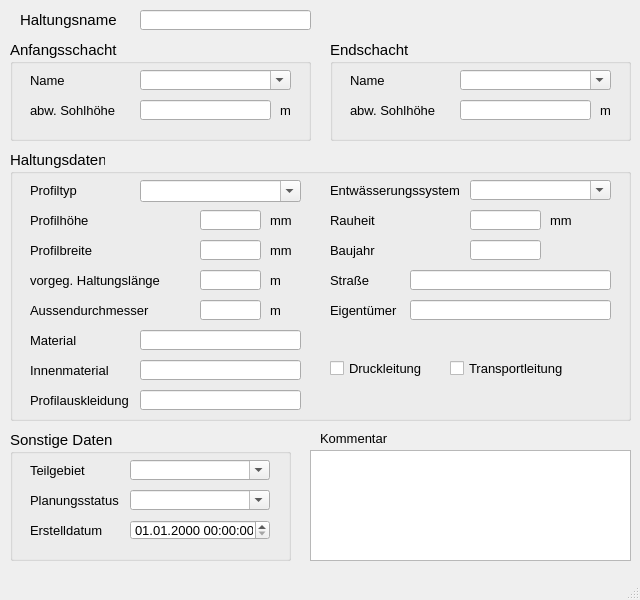
<?xml version="1.0" encoding="UTF-8"?>
<ui version="4.0">
 <class>MainWindow</class>
 <widget class="QMainWindow" name="MainWindow">
  <property name="geometry">
   <rect>
    <x>0</x>
    <y>0</y>
    <width>640</width>
    <height>600</height>
   </rect>
  </property>
  <property name="sizePolicy">
   <sizepolicy hsizetype="Preferred" vsizetype="Preferred">
    <horstretch>0</horstretch>
    <verstretch>0</verstretch>
   </sizepolicy>
  </property>
  <property name="minimumSize">
   <size>
    <width>640</width>
    <height>600</height>
   </size>
  </property>
  <property name="baseSize">
   <size>
    <width>0</width>
    <height>0</height>
   </size>
  </property>
  <property name="font">
   <font>
    <family>Tahoma</family>
    <pointsize>10</pointsize>
   </font>
  </property>
  <property name="windowTitle">
   <string>Haltung</string>
  </property>
  <widget class="QWidget" name="centralwidget">
   <widget class="QLabel" name="label">
    <property name="geometry">
     <rect>
      <x>20</x>
      <y>10</y>
      <width>101</width>
      <height>20</height>
     </rect>
    </property>
    <property name="font">
     <font>
      <family>Tahoma</family>
      <pointsize>11</pointsize>
     </font>
    </property>
    <property name="text">
     <string>Haltungsname</string>
    </property>
   </widget>
   <widget class="QGroupBox" name="groupBox">
    <property name="geometry">
     <rect>
      <x>10</x>
      <y>40</y>
      <width>301</width>
      <height>101</height>
     </rect>
    </property>
    <property name="font">
     <font>
      <family>Tahoma</family>
      <pointsize>11</pointsize>
     </font>
    </property>
    <property name="title">
     <string>Anfangsschacht</string>
    </property>
    <widget class="QLabel" name="label_3">
     <property name="geometry">
      <rect>
       <x>20</x>
       <y>30</y>
       <width>91</width>
       <height>21</height>
      </rect>
     </property>
     <property name="font">
      <font>
       <family>Tahoma</family>
       <pointsize>10</pointsize>
      </font>
     </property>
     <property name="text">
      <string>Name</string>
     </property>
    </widget>
    <widget class="QLabel" name="label_5">
     <property name="geometry">
      <rect>
       <x>20</x>
       <y>60</y>
       <width>91</width>
       <height>21</height>
      </rect>
     </property>
     <property name="font">
      <font>
       <family>Tahoma</family>
       <pointsize>10</pointsize>
      </font>
     </property>
     <property name="text">
      <string>abw. Sohlhöhe</string>
     </property>
    </widget>
    <widget class="QLabel" name="label_14">
     <property name="geometry">
      <rect>
       <x>270</x>
       <y>60</y>
       <width>21</width>
       <height>21</height>
      </rect>
     </property>
     <property name="font">
      <font>
       <family>Tahoma</family>
       <pointsize>10</pointsize>
      </font>
     </property>
     <property name="text">
      <string>m</string>
     </property>
    </widget>
    <widget class="QComboBox" name="schoben">
     <property name="geometry">
      <rect>
       <x>130</x>
       <y>30</y>
       <width>151</width>
       <height>20</height>
      </rect>
     </property>
     <property name="font">
      <font>
       <family>Tahoma</family>
       <pointsize>10</pointsize>
      </font>
     </property>
     <property name="toolTip">
      <string>&lt;html&gt;&lt;head/&gt;&lt;body&gt;&lt;p&gt;Name des oberen Schachtes&lt;/p&gt;&lt;/body&gt;&lt;/html&gt;</string>
     </property>
     <property name="statusTip">
      <string>Name des oberen Schachtes</string>
     </property>
     <property name="editable">
      <bool>true</bool>
     </property>
    </widget>
    <widget class="QLineEdit" name="sohleoben">
     <property name="geometry">
      <rect>
       <x>130</x>
       <y>60</y>
       <width>131</width>
       <height>20</height>
      </rect>
     </property>
     <property name="font">
      <font>
       <family>Tahoma</family>
       <pointsize>10</pointsize>
      </font>
     </property>
     <property name="toolTip">
      <string>von Schachtsohle abweichende Sohlhöhe</string>
     </property>
     <property name="statusTip">
      <string>von Schachtsohle abweichende Sohlhöhe</string>
     </property>
     <property name="inputMask">
      <string/>
     </property>
     <property name="text">
      <string/>
     </property>
     <property name="maxLength">
      <number>32767</number>
     </property>
    </widget>
   </widget>
   <widget class="QGroupBox" name="groupBox_3">
    <property name="geometry">
     <rect>
      <x>330</x>
      <y>40</y>
      <width>301</width>
      <height>101</height>
     </rect>
    </property>
    <property name="font">
     <font>
      <family>Tahoma</family>
      <pointsize>11</pointsize>
     </font>
    </property>
    <property name="title">
     <string>Endschacht</string>
    </property>
    <widget class="QLineEdit" name="sohleunten">
     <property name="geometry">
      <rect>
       <x>130</x>
       <y>60</y>
       <width>131</width>
       <height>20</height>
      </rect>
     </property>
     <property name="font">
      <font>
       <family>Tahoma</family>
       <pointsize>10</pointsize>
      </font>
     </property>
     <property name="toolTip">
      <string>von Schachtsohle abweichende Sohlhöhe</string>
     </property>
     <property name="statusTip">
      <string>von Schachtsohle abweichende Sohlhöhe</string>
     </property>
    </widget>
    <widget class="QLabel" name="label_9">
     <property name="geometry">
      <rect>
       <x>20</x>
       <y>30</y>
       <width>71</width>
       <height>21</height>
      </rect>
     </property>
     <property name="font">
      <font>
       <family>Tahoma</family>
       <pointsize>10</pointsize>
      </font>
     </property>
     <property name="text">
      <string>Name</string>
     </property>
    </widget>
    <widget class="QLabel" name="label_8">
     <property name="geometry">
      <rect>
       <x>20</x>
       <y>60</y>
       <width>101</width>
       <height>21</height>
      </rect>
     </property>
     <property name="font">
      <font>
       <family>Tahoma</family>
       <pointsize>10</pointsize>
      </font>
     </property>
     <property name="text">
      <string>abw. Sohlhöhe</string>
     </property>
    </widget>
    <widget class="QLabel" name="label_15">
     <property name="geometry">
      <rect>
       <x>270</x>
       <y>60</y>
       <width>21</width>
       <height>21</height>
      </rect>
     </property>
     <property name="font">
      <font>
       <family>Tahoma</family>
       <pointsize>10</pointsize>
      </font>
     </property>
     <property name="text">
      <string>m</string>
     </property>
    </widget>
    <widget class="QComboBox" name="schunten">
     <property name="geometry">
      <rect>
       <x>130</x>
       <y>30</y>
       <width>151</width>
       <height>20</height>
      </rect>
     </property>
     <property name="font">
      <font>
       <family>Tahoma</family>
       <pointsize>10</pointsize>
      </font>
     </property>
     <property name="toolTip">
      <string>&lt;html&gt;&lt;head/&gt;&lt;body&gt;&lt;p&gt;Name des unteren Schachtes&lt;/p&gt;&lt;/body&gt;&lt;/html&gt;</string>
     </property>
     <property name="statusTip">
      <string>Name des unteren Schachtes</string>
     </property>
     <property name="editable">
      <bool>true</bool>
     </property>
    </widget>
   </widget>
   <widget class="QTextEdit" name="kommentar">
    <property name="geometry">
     <rect>
      <x>310</x>
      <y>450</y>
      <width>321</width>
      <height>111</height>
     </rect>
    </property>
    <property name="font">
     <font>
      <family>Tahoma</family>
      <pointsize>10</pointsize>
     </font>
    </property>
    <property name="toolTip">
     <string>&lt;html&gt;&lt;head/&gt;&lt;body&gt;&lt;p&gt;&lt;span style=&quot; font-family:'Calibri','sans-serif';&quot;&gt;Platz für eigene Kommentare.&lt;/span&gt;&lt;/p&gt;&lt;/body&gt;&lt;/html&gt;</string>
    </property>
    <property name="statusTip">
     <string>Platz für eigene Kommentare.</string>
    </property>
   </widget>
   <widget class="QLabel" name="label_22">
    <property name="geometry">
     <rect>
      <x>320</x>
      <y>430</y>
      <width>81</width>
      <height>16</height>
     </rect>
    </property>
    <property name="font">
     <font>
      <family>Tahoma</family>
      <pointsize>10</pointsize>
     </font>
    </property>
    <property name="text">
     <string>Kommentar</string>
    </property>
   </widget>
   <widget class="QLineEdit" name="haltnam">
    <property name="geometry">
     <rect>
      <x>140</x>
      <y>10</y>
      <width>171</width>
      <height>20</height>
     </rect>
    </property>
    <property name="font">
     <font>
      <family>Tahoma</family>
      <pointsize>11</pointsize>
     </font>
    </property>
    <property name="toolTip">
     <string>&lt;html&gt;&lt;head/&gt;&lt;body&gt;&lt;p&gt;&lt;span style=&quot; font-family:'Calibri','sans-serif';&quot;&gt;Eindeutige Haltungsbezeichnung&lt;/span&gt;&lt;/p&gt;&lt;/body&gt;&lt;/html&gt;</string>
    </property>
    <property name="statusTip">
     <string>Eindeutige Haltungsbezeichnung</string>
    </property>
   </widget>
   <widget class="QGroupBox" name="groupBox_2">
    <property name="geometry">
     <rect>
      <x>10</x>
      <y>150</y>
      <width>621</width>
      <height>271</height>
     </rect>
    </property>
    <property name="font">
     <font>
      <family>Tahoma</family>
      <pointsize>11</pointsize>
     </font>
    </property>
    <property name="title">
     <string>Haltungsdaten</string>
    </property>
    <widget class="QLineEdit" name="ks">
     <property name="geometry">
      <rect>
       <x>460</x>
       <y>60</y>
       <width>71</width>
       <height>20</height>
      </rect>
     </property>
     <property name="font">
      <font>
       <family>Tahoma</family>
       <pointsize>10</pointsize>
      </font>
     </property>
     <property name="toolTip">
      <string>&lt;html&gt;&lt;head/&gt;&lt;body&gt;&lt;p&gt;absolute Rauheit (Prandtl-Colebrook)&lt;/p&gt;&lt;/body&gt;&lt;/html&gt;</string>
     </property>
     <property name="statusTip">
      <string>Absolute Rauheit gemäß Prandtl-Colebrook</string>
     </property>
    </widget>
    <widget class="QLabel" name="label_7">
     <property name="geometry">
      <rect>
       <x>20</x>
       <y>90</y>
       <width>101</width>
       <height>21</height>
      </rect>
     </property>
     <property name="font">
      <font>
       <family>Tahoma</family>
       <pointsize>10</pointsize>
      </font>
     </property>
     <property name="text">
      <string>Profilbreite</string>
     </property>
    </widget>
    <widget class="QLabel" name="label_20">
     <property name="geometry">
      <rect>
       <x>260</x>
       <y>90</y>
       <width>31</width>
       <height>21</height>
      </rect>
     </property>
     <property name="font">
      <font>
       <family>Tahoma</family>
       <pointsize>10</pointsize>
      </font>
     </property>
     <property name="text">
      <string>mm</string>
     </property>
    </widget>
    <widget class="QLabel" name="label_21">
     <property name="geometry">
      <rect>
       <x>260</x>
       <y>120</y>
       <width>30</width>
       <height>20</height>
      </rect>
     </property>
     <property name="font">
      <font>
       <family>Tahoma</family>
       <pointsize>10</pointsize>
      </font>
     </property>
     <property name="text">
      <string>m </string>
     </property>
    </widget>
    <widget class="QLineEdit" name="laenge">
     <property name="geometry">
      <rect>
       <x>190</x>
       <y>120</y>
       <width>61</width>
       <height>20</height>
      </rect>
     </property>
     <property name="font">
      <font>
       <family>Tahoma</family>
       <pointsize>10</pointsize>
      </font>
     </property>
     <property name="toolTip">
      <string>&lt;html&gt;&lt;head/&gt;&lt;body&gt;&lt;p&gt;&lt;span style=&quot; font-size:10pt;&quot;&gt;vorgegebene Haltungslänge, falls diese nicht automatisch berechnet werden soll&lt;/span&gt;&lt;/p&gt;&lt;/body&gt;&lt;/html&gt;</string>
     </property>
     <property name="statusTip">
      <string>vorgegebene Haltungslänge, falls diese nicht automatisch berechnet werden soll</string>
     </property>
    </widget>
    <widget class="QComboBox" name="entwart">
     <property name="geometry">
      <rect>
       <x>460</x>
       <y>30</y>
       <width>141</width>
       <height>20</height>
      </rect>
     </property>
     <property name="font">
      <font>
       <family>Tahoma</family>
       <pointsize>10</pointsize>
      </font>
     </property>
     <property name="toolTip">
      <string>&lt;html&gt;&lt;head/&gt;&lt;body&gt;&lt;p&gt;vorh. Entwässerungssystem (z.B. Mischwasser, Regenwasser etc.)&lt;/p&gt;&lt;/body&gt;&lt;/html&gt;</string>
     </property>
     <property name="statusTip">
      <string>vorh. Entwässerungssystem (z.B. Mischwasser, Regenwasser etc.)</string>
     </property>
     <property name="editable">
      <bool>true</bool>
     </property>
    </widget>
    <widget class="QComboBox" name="profilnam">
     <property name="geometry">
      <rect>
       <x>130</x>
       <y>30</y>
       <width>161</width>
       <height>22</height>
      </rect>
     </property>
     <property name="minimumSize">
      <size>
       <width>0</width>
       <height>0</height>
      </size>
     </property>
     <property name="font">
      <font>
       <family>Tahoma</family>
       <pointsize>10</pointsize>
      </font>
     </property>
     <property name="toolTip">
      <string>&lt;html&gt;&lt;head/&gt;&lt;body&gt;&lt;p&gt;Profil der Haltung gem. HE&lt;/p&gt;&lt;/body&gt;&lt;/html&gt;</string>
     </property>
     <property name="statusTip">
      <string>Profil der Haltung gem. HE</string>
     </property>
     <property name="editable">
      <bool>true</bool>
     </property>
    </widget>
    <widget class="QLabel" name="label_54">
     <property name="geometry">
      <rect>
       <x>20</x>
       <y>30</y>
       <width>91</width>
       <height>21</height>
      </rect>
     </property>
     <property name="font">
      <font>
       <family>Tahoma</family>
       <pointsize>10</pointsize>
      </font>
     </property>
     <property name="text">
      <string>Profiltyp</string>
     </property>
    </widget>
    <widget class="QLabel" name="label_17">
     <property name="geometry">
      <rect>
       <x>20</x>
       <y>120</y>
       <width>151</width>
       <height>21</height>
      </rect>
     </property>
     <property name="font">
      <font>
       <family>Tahoma</family>
       <pointsize>10</pointsize>
      </font>
     </property>
     <property name="text">
      <string>vorgeg. Haltungslänge</string>
     </property>
    </widget>
    <widget class="QLabel" name="label_51">
     <property name="geometry">
      <rect>
       <x>320</x>
       <y>30</y>
       <width>151</width>
       <height>21</height>
      </rect>
     </property>
     <property name="font">
      <font>
       <family>Tahoma</family>
       <pointsize>10</pointsize>
      </font>
     </property>
     <property name="text">
      <string>Entwässerungssystem</string>
     </property>
    </widget>
    <widget class="QLineEdit" name="hoehe">
     <property name="geometry">
      <rect>
       <x>190</x>
       <y>60</y>
       <width>61</width>
       <height>20</height>
      </rect>
     </property>
     <property name="font">
      <font>
       <family>Tahoma</family>
       <pointsize>10</pointsize>
      </font>
     </property>
     <property name="toolTip">
      <string>&lt;html&gt;&lt;head/&gt;&lt;body&gt;&lt;p&gt;Bedeutung hängt vom Profiltyp ab&lt;/p&gt;&lt;/body&gt;&lt;/html&gt;</string>
     </property>
     <property name="statusTip">
      <string>Bedeutung hängt vom Profiltyp ab</string>
     </property>
     <property name="inputMask">
      <string/>
     </property>
     <property name="text">
      <string/>
     </property>
    </widget>
    <widget class="QLabel" name="label_16">
     <property name="geometry">
      <rect>
       <x>260</x>
       <y>60</y>
       <width>31</width>
       <height>21</height>
      </rect>
     </property>
     <property name="font">
      <font>
       <family>Tahoma</family>
       <pointsize>10</pointsize>
      </font>
     </property>
     <property name="text">
      <string>mm</string>
     </property>
    </widget>
    <widget class="QLineEdit" name="breite">
     <property name="geometry">
      <rect>
       <x>190</x>
       <y>90</y>
       <width>61</width>
       <height>20</height>
      </rect>
     </property>
     <property name="font">
      <font>
       <family>Tahoma</family>
       <pointsize>10</pointsize>
      </font>
     </property>
     <property name="toolTip">
      <string>&lt;html&gt;&lt;head/&gt;&lt;body&gt;&lt;p&gt;Bedeutung hängt vom Profiltyp ab&lt;/p&gt;&lt;/body&gt;&lt;/html&gt;</string>
     </property>
     <property name="statusTip">
      <string>Bedeutung hängt vom Profiltyp ab</string>
     </property>
    </widget>
    <widget class="QLabel" name="label_6">
     <property name="geometry">
      <rect>
       <x>20</x>
       <y>60</y>
       <width>101</width>
       <height>21</height>
      </rect>
     </property>
     <property name="font">
      <font>
       <family>Tahoma</family>
       <pointsize>10</pointsize>
      </font>
     </property>
     <property name="text">
      <string>Profilhöhe</string>
     </property>
    </widget>
    <widget class="QLabel" name="label_70">
     <property name="geometry">
      <rect>
       <x>540</x>
       <y>60</y>
       <width>31</width>
       <height>21</height>
      </rect>
     </property>
     <property name="font">
      <font>
       <family>Tahoma</family>
       <pointsize>10</pointsize>
      </font>
     </property>
     <property name="text">
      <string>mm</string>
     </property>
    </widget>
    <widget class="QLabel" name="label_61">
     <property name="geometry">
      <rect>
       <x>320</x>
       <y>60</y>
       <width>100</width>
       <height>20</height>
      </rect>
     </property>
     <property name="font">
      <font>
       <family>Tahoma</family>
       <pointsize>10</pointsize>
      </font>
     </property>
     <property name="text">
      <string>Rauheit</string>
     </property>
    </widget>
    <widget class="QLabel" name="label_12">
     <property name="geometry">
      <rect>
       <x>20</x>
       <y>150</y>
       <width>151</width>
       <height>21</height>
      </rect>
     </property>
     <property name="font">
      <font>
       <family>Tahoma</family>
       <pointsize>10</pointsize>
      </font>
     </property>
     <property name="text">
      <string>Aussendurchmesser</string>
     </property>
    </widget>
    <widget class="QLabel" name="label_23">
     <property name="geometry">
      <rect>
       <x>260</x>
       <y>150</y>
       <width>31</width>
       <height>21</height>
      </rect>
     </property>
     <property name="font">
      <font>
       <family>Tahoma</family>
       <pointsize>10</pointsize>
      </font>
     </property>
     <property name="text">
      <string>m </string>
     </property>
    </widget>
    <widget class="QLineEdit" name="aussendurchmesser">
     <property name="geometry">
      <rect>
       <x>190</x>
       <y>150</y>
       <width>61</width>
       <height>20</height>
      </rect>
     </property>
     <property name="font">
      <font>
       <family>Tahoma</family>
       <pointsize>10</pointsize>
      </font>
     </property>
     <property name="toolTip">
      <string>&lt;html&gt;&lt;head/&gt;&lt;body&gt;&lt;p&gt;Außendurchmesser&lt;/p&gt;&lt;/body&gt;&lt;/html&gt;</string>
     </property>
     <property name="statusTip">
      <string>Außendurchmesser</string>
     </property>
    </widget>
    <widget class="QLabel" name="label_62">
     <property name="geometry">
      <rect>
       <x>20</x>
       <y>240</y>
       <width>151</width>
       <height>20</height>
      </rect>
     </property>
     <property name="font">
      <font>
       <family>Tahoma</family>
       <pointsize>10</pointsize>
      </font>
     </property>
     <property name="text">
      <string>Profilauskleidung</string>
     </property>
    </widget>
    <widget class="QLineEdit" name="profilauskleidung">
     <property name="geometry">
      <rect>
       <x>130</x>
       <y>240</y>
       <width>161</width>
       <height>20</height>
      </rect>
     </property>
     <property name="font">
      <font>
       <family>Tahoma</family>
       <pointsize>10</pointsize>
      </font>
     </property>
     <property name="toolTip">
      <string>&lt;html&gt;&lt;head/&gt;&lt;body&gt;&lt;p&gt;Profilauskleidung&lt;/p&gt;&lt;/body&gt;&lt;/html&gt;</string>
     </property>
     <property name="statusTip">
      <string>Profilauskleidung</string>
     </property>
    </widget>
    <widget class="QLabel" name="label_63">
     <property name="geometry">
      <rect>
       <x>20</x>
       <y>210</y>
       <width>151</width>
       <height>20</height>
      </rect>
     </property>
     <property name="font">
      <font>
       <family>Tahoma</family>
       <pointsize>10</pointsize>
      </font>
     </property>
     <property name="text">
      <string>Innenmaterial</string>
     </property>
    </widget>
    <widget class="QLineEdit" name="innenmaterial">
     <property name="geometry">
      <rect>
       <x>130</x>
       <y>210</y>
       <width>161</width>
       <height>20</height>
      </rect>
     </property>
     <property name="font">
      <font>
       <family>Tahoma</family>
       <pointsize>10</pointsize>
      </font>
     </property>
     <property name="toolTip">
      <string>&lt;html&gt;&lt;head/&gt;&lt;body&gt;&lt;p&gt;Innenmaterial&lt;/p&gt;&lt;/body&gt;&lt;/html&gt;</string>
     </property>
     <property name="statusTip">
      <string>Innenmaterial</string>
     </property>
    </widget>
    <widget class="QCheckBox" name="druckdicht">
     <property name="geometry">
      <rect>
       <x>320</x>
       <y>210</y>
       <width>101</width>
       <height>17</height>
      </rect>
     </property>
     <property name="font">
      <font>
       <family>Tahoma</family>
       <pointsize>10</pointsize>
      </font>
     </property>
     <property name="toolTip">
      <string>&lt;html&gt;&lt;head/&gt;&lt;body&gt;&lt;p&gt;Druckleitung&lt;/p&gt;&lt;/body&gt;&lt;/html&gt;</string>
     </property>
     <property name="statusTip">
      <string>Druckleitung</string>
     </property>
     <property name="layoutDirection">
      <enum>Qt::LeftToRight</enum>
     </property>
     <property name="text">
      <string>Druckleitung</string>
     </property>
    </widget>
    <widget class="QCheckBox" name="transport">
     <property name="geometry">
      <rect>
       <x>440</x>
       <y>210</y>
       <width>151</width>
       <height>17</height>
      </rect>
     </property>
     <property name="font">
      <font>
       <family>Tahoma</family>
       <pointsize>10</pointsize>
      </font>
     </property>
     <property name="toolTip">
      <string>&lt;html&gt;&lt;head/&gt;&lt;body&gt;&lt;p&gt;Transportkanal ohne Regen- und Schmutzwasseranschlüsse&lt;/p&gt;&lt;/body&gt;&lt;/html&gt;</string>
     </property>
     <property name="statusTip">
      <string>Transportkanal ohne Regen- und Schmutzwasseranschlüsse</string>
     </property>
     <property name="whatsThis">
      <string>&lt;html&gt;&lt;head/&gt;&lt;body&gt;&lt;p&gt;Transportkanal ohne Regen- und Schmutzwasseranschlüsse&lt;/p&gt;&lt;/body&gt;&lt;/html&gt;</string>
     </property>
     <property name="layoutDirection">
      <enum>Qt::LeftToRight</enum>
     </property>
     <property name="text">
      <string>Transportleitung</string>
     </property>
    </widget>
    <widget class="QLabel" name="label_67">
     <property name="geometry">
      <rect>
       <x>20</x>
       <y>180</y>
       <width>100</width>
       <height>20</height>
      </rect>
     </property>
     <property name="font">
      <font>
       <family>Tahoma</family>
       <pointsize>10</pointsize>
      </font>
     </property>
     <property name="text">
      <string>Material</string>
     </property>
    </widget>
    <widget class="QLineEdit" name="material">
     <property name="geometry">
      <rect>
       <x>130</x>
       <y>180</y>
       <width>161</width>
       <height>20</height>
      </rect>
     </property>
     <property name="toolTip">
      <string>&lt;html&gt;&lt;head/&gt;&lt;body&gt;&lt;p&gt;Material des Schachtes (z.B. Beton, Gussstahl etc.)&lt;/p&gt;&lt;/body&gt;&lt;/html&gt;</string>
     </property>
     <property name="statusTip">
      <string>Material des Schachtes (z.B. Beton, Gussstahl etc.)</string>
     </property>
    </widget>
    <widget class="QLabel" name="label_66">
     <property name="geometry">
      <rect>
       <x>320</x>
       <y>120</y>
       <width>100</width>
       <height>20</height>
      </rect>
     </property>
     <property name="font">
      <font>
       <family>Tahoma</family>
       <pointsize>10</pointsize>
      </font>
     </property>
     <property name="text">
      <string>Straße</string>
     </property>
    </widget>
    <widget class="QLabel" name="label_65">
     <property name="geometry">
      <rect>
       <x>320</x>
       <y>150</y>
       <width>100</width>
       <height>20</height>
      </rect>
     </property>
     <property name="font">
      <font>
       <family>Tahoma</family>
       <pointsize>10</pointsize>
      </font>
     </property>
     <property name="text">
      <string>Eigentümer</string>
     </property>
    </widget>
    <widget class="QLabel" name="label_64">
     <property name="geometry">
      <rect>
       <x>320</x>
       <y>90</y>
       <width>100</width>
       <height>20</height>
      </rect>
     </property>
     <property name="font">
      <font>
       <family>Tahoma</family>
       <pointsize>10</pointsize>
      </font>
     </property>
     <property name="text">
      <string>Baujahr</string>
     </property>
    </widget>
    <widget class="QLineEdit" name="strasse">
     <property name="geometry">
      <rect>
       <x>400</x>
       <y>120</y>
       <width>201</width>
       <height>20</height>
      </rect>
     </property>
     <property name="toolTip">
      <string>&lt;html&gt;&lt;head/&gt;&lt;body&gt;&lt;p&gt;Straßenname&lt;/p&gt;&lt;/body&gt;&lt;/html&gt;</string>
     </property>
     <property name="statusTip">
      <string>Straßenname</string>
     </property>
    </widget>
    <widget class="QLineEdit" name="baujahr">
     <property name="geometry">
      <rect>
       <x>460</x>
       <y>90</y>
       <width>71</width>
       <height>20</height>
      </rect>
     </property>
     <property name="toolTip">
      <string>&lt;html&gt;&lt;head/&gt;&lt;body&gt;&lt;p&gt;Baujahr&lt;/p&gt;&lt;/body&gt;&lt;/html&gt;</string>
     </property>
     <property name="statusTip">
      <string>Baujahr</string>
     </property>
    </widget>
    <widget class="QLineEdit" name="eigentum">
     <property name="geometry">
      <rect>
       <x>400</x>
       <y>150</y>
       <width>201</width>
       <height>20</height>
      </rect>
     </property>
     <property name="toolTip">
      <string>&lt;html&gt;&lt;head/&gt;&lt;body&gt;&lt;p&gt;Eigentümer&lt;/p&gt;&lt;/body&gt;&lt;/html&gt;</string>
     </property>
     <property name="statusTip">
      <string>Eigentümer</string>
     </property>
    </widget>
   </widget>
   <widget class="QGroupBox" name="groupBox_4">
    <property name="geometry">
     <rect>
      <x>10</x>
      <y>430</y>
      <width>281</width>
      <height>131</height>
     </rect>
    </property>
    <property name="font">
     <font>
      <family>Tahoma</family>
      <pointsize>11</pointsize>
     </font>
    </property>
    <property name="title">
     <string>Sonstige Daten</string>
    </property>
    <widget class="QLabel" name="label_11">
     <property name="geometry">
      <rect>
       <x>20</x>
       <y>30</y>
       <width>71</width>
       <height>21</height>
      </rect>
     </property>
     <property name="font">
      <font>
       <family>Tahoma</family>
       <pointsize>10</pointsize>
      </font>
     </property>
     <property name="text">
      <string>Teilgebiet</string>
     </property>
     <property name="buddy">
      <cstring>simstatus</cstring>
     </property>
    </widget>
    <widget class="QComboBox" name="teilgebiet">
     <property name="geometry">
      <rect>
       <x>120</x>
       <y>30</y>
       <width>140</width>
       <height>20</height>
      </rect>
     </property>
     <property name="font">
      <font>
       <family>Tahoma</family>
       <pointsize>10</pointsize>
      </font>
     </property>
     <property name="toolTip">
      <string>&lt;html&gt;&lt;head/&gt;&lt;body&gt;&lt;p&gt;zur Zuordnung auf ein selbstständig festgelegtes Teilgebiet&lt;/p&gt;&lt;/body&gt;&lt;/html&gt;</string>
     </property>
     <property name="statusTip">
      <string>zur Zuordnung auf ein selbstständig festgelegtes Teilgebiet</string>
     </property>
     <property name="editable">
      <bool>true</bool>
     </property>
    </widget>
    <widget class="QLabel" name="label_10">
     <property name="geometry">
      <rect>
       <x>20</x>
       <y>60</y>
       <width>101</width>
       <height>21</height>
      </rect>
     </property>
     <property name="font">
      <font>
       <family>Tahoma</family>
       <pointsize>10</pointsize>
      </font>
     </property>
     <property name="text">
      <string>Planungsstatus</string>
     </property>
     <property name="buddy">
      <cstring>simstatus</cstring>
     </property>
    </widget>
    <widget class="QComboBox" name="simstatus">
     <property name="geometry">
      <rect>
       <x>120</x>
       <y>60</y>
       <width>140</width>
       <height>20</height>
      </rect>
     </property>
     <property name="font">
      <font>
       <family>Tahoma</family>
       <pointsize>10</pointsize>
      </font>
     </property>
     <property name="toolTip">
      <string>&lt;html&gt;&lt;head/&gt;&lt;body&gt;&lt;p&gt;&lt;span style=&quot; font-family:'Calibri','sans-serif';&quot;&gt;aktueller Status (z.B. vorhanden, in Planung etc.)&lt;/span&gt;&lt;/p&gt;&lt;/body&gt;&lt;/html&gt;</string>
     </property>
     <property name="statusTip">
      <string>aktueller Status (z.B. vorhanden, in Planung etc.)</string>
     </property>
     <property name="editable">
      <bool>true</bool>
     </property>
    </widget>
    <widget class="QLabel" name="label_71">
     <property name="geometry">
      <rect>
       <x>20</x>
       <y>90</y>
       <width>91</width>
       <height>21</height>
      </rect>
     </property>
     <property name="font">
      <font>
       <family>Tahoma</family>
       <pointsize>10</pointsize>
      </font>
     </property>
     <property name="text">
      <string>Erstelldatum</string>
     </property>
    </widget>
    <widget class="QgsDateTimeEdit" name="createdat">
     <property name="geometry">
      <rect>
       <x>120</x>
       <y>90</y>
       <width>140</width>
       <height>20</height>
      </rect>
     </property>
     <property name="font">
      <font>
       <family>Tahoma</family>
       <pointsize>10</pointsize>
      </font>
     </property>
     <property name="currentSection">
      <enum>QDateTimeEdit::DaySection</enum>
     </property>
     <property name="displayFormat">
      <string>dd.MM.yyyy HH:mm:ss</string>
     </property>
    </widget>
   </widget>
  </widget>
  <widget class="QMenuBar" name="menubar">
   <property name="geometry">
    <rect>
     <x>0</x>
     <y>0</y>
     <width>640</width>
     <height>22</height>
    </rect>
   </property>
  </widget>
  <widget class="QStatusBar" name="statusbar"/>
 </widget>
 <customwidgets>
  <customwidget>
   <class>QgsDateTimeEdit</class>
   <extends>QDateTimeEdit</extends>
   <header>qgsdatetimeedit.h</header>
  </customwidget>
 </customwidgets>
 <tabstops>
  <tabstop>haltnam</tabstop>
  <tabstop>schoben</tabstop>
  <tabstop>sohleoben</tabstop>
  <tabstop>schunten</tabstop>
  <tabstop>sohleunten</tabstop>
  <tabstop>profilnam</tabstop>
  <tabstop>hoehe</tabstop>
  <tabstop>breite</tabstop>
  <tabstop>laenge</tabstop>
  <tabstop>ks</tabstop>
  <tabstop>entwart</tabstop>
  <tabstop>teilgebiet</tabstop>
  <tabstop>simstatus</tabstop>
  <tabstop>createdat</tabstop>
  <tabstop>kommentar</tabstop>
 </tabstops>
 <resources/>
 <connections/>
</ui>
